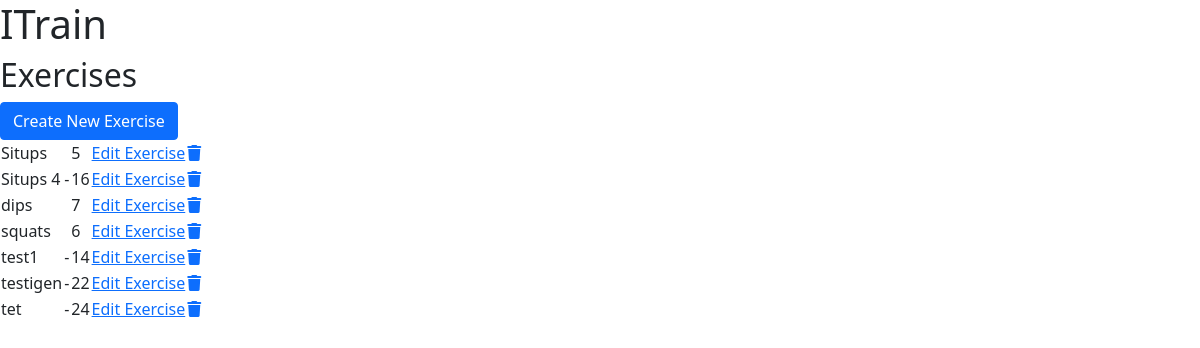
Page /exercises/ on the earlier database version.
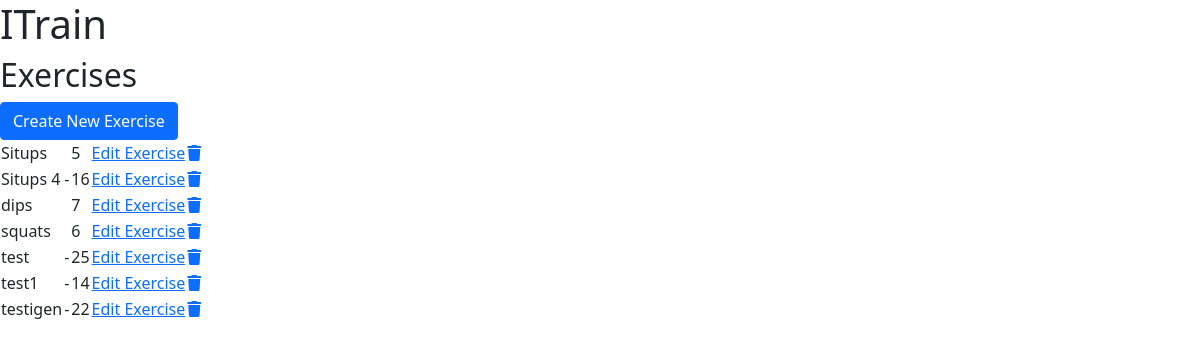
Same page on the later database version.
### setup/models.py (models this page shows, shortened)
class Exercise(models.Model):
    name = models.CharField(max_length=30, unique=True, null=False,
                            blank=False)
    unit = models.ForeignKey(ExerciseUnit, null=False, blank=False,
                             on_delete=models.SET_DEFAULT, default=get_default_exercise_unit)
    description = models.TextField(max_length=200, blank=True)
    class Meta:
        ordering = ['name']

class ExerciseUnit(models.Model):
    name = models.CharField(max_length=5, unique=True, null=False, blank=False)
    class Meta:
        ordering = ['name']
    def __str__(self):
        return self.name

### setup/views.py (the view)
# urls.py: path('exercises/', ExerciseList.as_view(), name='exercises'),
class ExerciseList(generic.ListView):
    model = Exercise
    template_name = 'setup/exercises.html'
    paginate_by = 50

### setup/templates/setup/exercises.html (shortened to what this page needs)
{% extends 'base.html' %}
{% load static %}
{% block content %}
<h2>Exercises</h2>
<a href="{% url 'create_exercise'%}">
  <button type="button" class="btn btn-primary">Create New Exercise</button>
</a>
<table>
  {% for exercise in exercise_list %}
  <tr>
    <td>{{ exercise.name }}</td>
    <td>{{ exercise.unit }}</td>
    <td>{{ exercise.id }}</td>
    <td><a href="{% url 'edit_exercise' exercise.id %}">Edit Exercise</a></td>
    <td><a href="#delete-exercise-{{ exercise.id }}" data-bs-toggle="modal">
        <i class="fa-solid fa-trash"></i></a></td>
  </tr>
  {% empty %}
  <tr>You have no Exercises to show</tr>
  {% endfor %}
</table>
{% endblock %}

Differences in the rows shown:
removed Exercise: name "tet", unit "-", id "24"
added Exercise: name "test", unit "-", id "25"
